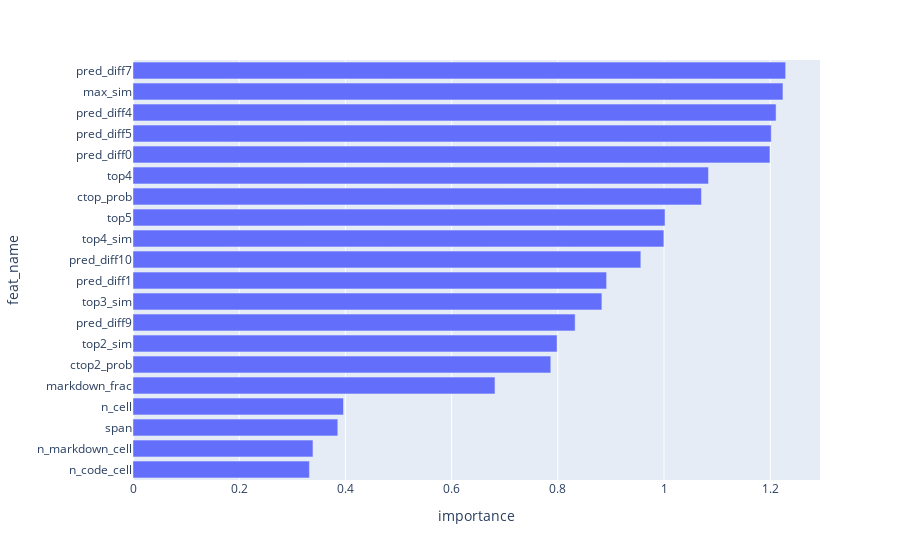

Notebook code for this chart:
### Code cell
gezi.plot.feature_importance(model, topn=-20)

### Figure 1 — Plotly figure (JSON) as saved in the notebook; plotly's stock layout.template omitted (floating-point values rounded to 4 significant figures)
{"data": [{"alignmentgroup": "True", "hovertemplate": "importance=%{x}<br>feat_name=%{y}<extra></extra>", "legendgroup": "", "marker": {"color": "#636efa", "pattern": {"shape": ""}}, "name": "", "offsetgroup": "", "orientation": "h", "showlegend": false, "textposition": "auto", "type": "bar", "x": [0.3322, 0.3389, 0.3857, 0.3964, 0.6817, 0.7868, 0.7986, 0.8326, 0.883, 0.8918, 0.9563, 0.9997, 1.002, 1.07, 1.084, 1.199, 1.202, 1.211, 1.224, 1.229], "xaxis": "x", "y": ["n_code_cell", "n_markdown_cell", "span", "n_cell", "markdown_frac", "ctop2_prob", "top2_sim", "pred_diff9", "top3_sim", "pred_diff1", "pred_diff10", "top4_sim", "top5", "ctop_prob", "top4", "pred_diff0", "pred_diff5", "pred_diff4", "max_sim", "pred_diff7"], "yaxis": "y"}], "layout": {"barmode": "relative", "legend": {"tracegroupgap": 0}, "margin": {"t": 60}, "xaxis": {"anchor": "y", "domain": [0, 1], "title": {"text": "importance"}}, "yaxis": {"anchor": "x", "domain": [0, 1], "title": {"text": "feat_name"}}}}
